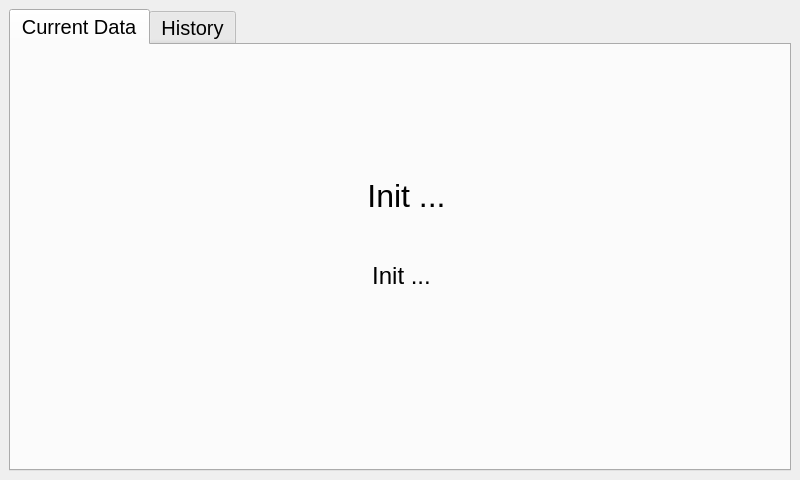
<?xml version="1.0" encoding="UTF-8"?>
<ui version="4.0">
 <class>MainWindow</class>
 <widget class="QMainWindow" name="MainWindow">
  <property name="geometry">
   <rect>
    <x>0</x>
    <y>0</y>
    <width>800</width>
    <height>480</height>
   </rect>
  </property>
  <property name="windowTitle">
   <string>MainWindow</string>
  </property>
  <widget class="QWidget" name="centralwidget">
   <layout class="QVBoxLayout" name="verticalLayout">
    <item>
     <widget class="QTabWidget" name="tabWidget">
      <property name="font">
       <font>
        <pointsize>15</pointsize>
       </font>
      </property>
      <property name="currentIndex">
       <number>0</number>
      </property>
      <widget class="QWidget" name="currentDataTab">
       <attribute name="title">
        <string>Current Data</string>
       </attribute>
       <widget class="QLabel" name="tempDisplay">
        <property name="geometry">
         <rect>
          <x>320</x>
          <y>220</y>
          <width>141</width>
          <height>21</height>
         </rect>
        </property>
        <property name="font">
         <font>
          <pointsize>18</pointsize>
         </font>
        </property>
        <property name="text">
         <string>Init ...</string>
        </property>
        <property name="alignment">
         <set>Qt::AlignCenter</set>
        </property>
       </widget>
       <widget class="QLabel" name="currentDateTime">
        <property name="geometry">
         <rect>
          <x>30</x>
          <y>100</y>
          <width>731</width>
          <height>101</height>
         </rect>
        </property>
        <property name="font">
         <font>
          <pointsize>24</pointsize>
         </font>
        </property>
        <property name="text">
         <string>Init ...</string>
        </property>
        <property name="alignment">
         <set>Qt::AlignCenter</set>
        </property>
       </widget>
      </widget>
      <widget class="QWidget" name="historyTab">
       <attribute name="title">
        <string>History</string>
       </attribute>
       <layout class="QVBoxLayout" name="verticalLayout_2">
        <item>
         <widget class="TemperatureHistoryForm" name="historyForm" native="true">
          <property name="font">
           <font>
            <pointsize>11</pointsize>
           </font>
          </property>
         </widget>
        </item>
       </layout>
      </widget>
     </widget>
    </item>
   </layout>
  </widget>
 </widget>
 <customwidgets>
  <customwidget>
   <class>TemperatureHistoryForm</class>
   <extends>QWidget</extends>
   <header>temperaturehistoryform.h</header>
   <container>1</container>
  </customwidget>
 </customwidgets>
 <resources/>
 <connections/>
</ui>
